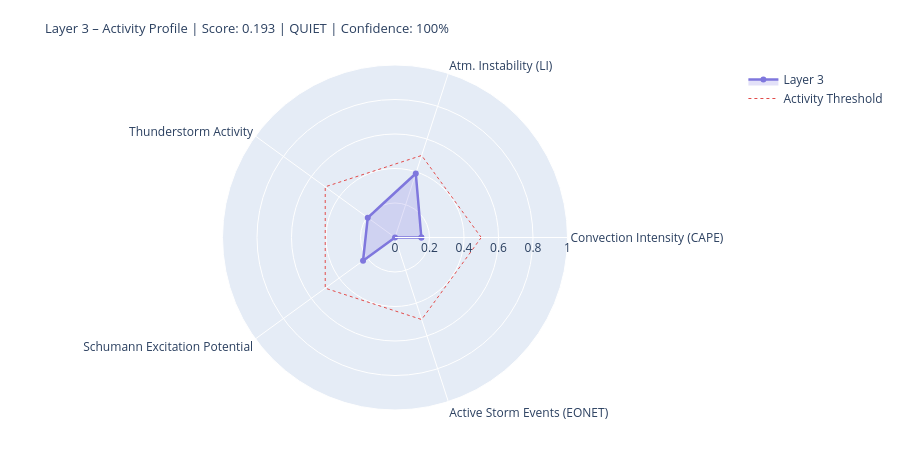

Notebook cell for this chart:
### Markdown cell above
---
## 4. State Assessment & Handoff to Layer 4/5

### Code cell
# ============================================================
# LAYER-3-SCORE
# Five dynamic components
# ============================================================

def norm(v, lo, hi):
    if v is None or (isinstance(v, float) and math.isnan(v)): return None
    return round(max(0.0, min(1.0, (v - lo) / (hi - lo))), 4)

# --- 1) Convection intensity (global CAPE mean) ---
cape_mean = df_atm['cape'].dropna().mean() if not df_atm.empty else None
conv_score = norm(cape_mean, 0, 3000)
conv_src   = 'primary' if cape_mean is not None else 'missing'

# --- 2) Atmospheric instability (LI mean) ---
li_mean   = df_atm['li'].dropna().mean() if not df_atm.empty else None
# Negative LI = unstable → higher score
instab_score = norm(-li_mean if li_mean is not None else None, -6, 6)
instab_src   = 'primary' if li_mean is not None else 'missing'

# --- 3) Thunderstorm activity (mean thunder score + WMO count) ---
thunder_mean = df_atm['thunder_score'].mean() if not df_atm.empty else None
n_thunder    = int(df_atm['thunderstorm'].sum()) if not df_atm.empty else 0
thunder_score_val = norm(
    (thunder_mean or 0) * 0.7 + n_thunder * 0.1, 0, 1.0
) if thunder_mean is not None else None
thunder_src = 'primary'

# --- 4) Schumann excitation potential (weighted Schumann contribution) ---
schumann_pot = df_atm['schumann_contribution'].mean() if not df_atm.empty else None
# Boosted by Layer-2 thunderstorm trigger
if schumann_pot is not None and l2_thunder:
    schumann_pot = min(1.0, schumann_pot * 1.2)
schumann_score = norm(schumann_pot, 0, 1.0) if schumann_pot is not None else None
schumann_src   = 'derived'

# --- 5) Storm activity (NASA EONET) ---
# Distinction: None = data not loaded, 0.0 = loaded but no events
storm_score = None
storm_src   = 'missing'
if raw.get('storms') is not None:          # API reached successfully
    storm_score = norm(len(storm_events), 0, 30) if storm_events else 0.0
    storm_src   = 'primary'

# X-Ray and Kp: context only, not in dynamic score
# (X-Ray = Layer-0/4 driver; Kp = geomagnetic index, not a lightning proxy)
xray_context = None
if raw.get('xray'):
    df_xc = pd.DataFrame(raw['xray'])
    fc = next((c for c in df_xc.columns
               if any(k in c.lower() for k in ['flux','long']) and 'time' not in c.lower()),
              df_xc.columns[1])
    df_xc[fc] = pd.to_numeric(df_xc[fc], errors='coerce')
    xray_last = df_xc[fc].dropna().iloc[-1] if not df_xc[fc].dropna().empty else None
    if xray_last:
        xray_class = ('X' if xray_last>=1e-4 else 'M' if xray_last>=1e-5
                      else 'C' if xray_last>=1e-6 else 'B')
        xray_context = {'flux': float(xray_last), 'class': xray_class}
        print(f'X-Ray context: {xray_class}-class ({xray_last:.2e} W/m²)')

# --- Aggregate ---
COMPONENTS = {
    'Convection Intensity (CAPE)':  {'score': conv_score,       'source': conv_src,    'dynamic': True},
    'Atm. Instability (LI)':         {'score': instab_score,     'source': instab_src,  'dynamic': True},
    'Thunderstorm Activity':              {'score': thunder_score_val, 'source': thunder_src, 'dynamic': True},
    'Schumann Excitation Potential':   {'score': schumann_score,   'source': schumann_src,'dynamic': True},
    'Active Storm Events (EONET)': {'score': storm_score,      'source': storm_src,   'dynamic': True},
}

available   = {k: v['score'] for k, v in COMPONENTS.items() if v['score'] is not None}
unavailable = [k for k, v in COMPONENTS.items() if v['score'] is None]
layer3_score = round(sum(available.values()) / len(available), 4) if available else None
confidence   = round(len(available) / len(COMPONENTS), 2)
level = ('unknown' if layer3_score is None
         else 'quiet'   if layer3_score < 0.3
         else 'moderate' if layer3_score < 0.6
         else 'active')
dominant_l3 = max(available, key=available.get) if available else 'none'

# --- Ausgabe ---
W = 68
print('=' * W)
print('LAYER 3 – ATMOSPHERE / WEATHER / THUNDERSTORMS – STATE ASSESSMENT')
print('=' * W)
for name, comp in COMPONENTS.items():
    s = comp['score']
    if s is not None:
        bar = '█' * int(s * 20) + '░' * (20 - int(s * 20))
        print(f'  {name:<36} {bar}  {s:.3f}  [{comp["source"]}]')
    else:
        print(f'  {name:<36} {"─" * 20}  n/a   [missing]')
print('-' * W)
print(f'  Score:        {layer3_score:.3f}  ({len(available)}/{len(COMPONENTS)} components)')
print(f'  Confidence:   {confidence:.0%}')
print(f'  Level:        {level.upper()}')
print(f'  Dominant:     {dominant_l3}')
print(f'  CAPE mean:    {cape_mean:.0f} J/kg' if cape_mean else '  CAPE mean:    n/a')
print(f'  LI mean:      {li_mean:.1f} K' if li_mean is not None else '  LI mean:      n/a')
print(f'  Thunderstorms:{n_thunder} points (WMO)  +  {len(storm_events)} NASA EONET')
print('=' * W)

# Radar
cats   = list(available.keys())
vals_r = list(available.values())
if len(cats) >= 3:
    fig = go.Figure()
    fig.add_trace(go.Scatterpolar(
        r=vals_r + [vals_r[0]], theta=cats + [cats[0]],
        fill='toself', fillcolor='rgba(127,119,221,0.22)',
        line=dict(color='#7F77DD', width=2.5), name='Layer 3'
    ))
    fig.add_trace(go.Scatterpolar(
        r=[0.5] * (len(cats)+1), theta=cats + [cats[0]],
        line=dict(color='#E24B4A', dash='dot', width=1),
        mode='lines', name='Activity Threshold'
    ))
    fig.update_layout(
        title=dict(
            text=f'Layer 3 – Activity Profile | Score: {layer3_score:.3f} | {level.upper()} | Confidence: {confidence:.0%}',
            font=dict(size=13)
        ),
        polar=dict(radialaxis=dict(visible=True, range=[0, 1])),
        height=450, showlegend=True,
        margin=dict(l=60, r=60, t=65, b=40)
    )
    fig.show()

### Figure 1 — Plotly figure (JSON) as saved in the notebook; plotly's stock layout.template omitted (floating-point values rounded to 4 significant figures)
{"data": [{"fill": "toself", "fillcolor": "rgba(127,119,221,0.22)", "line": {"color": "#7F77DD", "width": 2.5}, "name": "Layer 3", "r": [0.1527, 0.39, 0.1952, 0.229, 0.0, 0.1527], "theta": ["Convection Intensity (CAPE)", "Atm. Instability (LI)", "Thunderstorm Activity", "Schumann Excitation Potential", "Active Storm Events (EONET)", "Convection Intensity (CAPE)"], "type": "scatterpolar"}, {"line": {"color": "#E24B4A", "dash": "dot", "width": 1}, "mode": "lines", "name": "Activity Threshold", "r": [0.5, 0.5, 0.5, 0.5, 0.5, 0.5], "theta": ["Convection Intensity (CAPE)", "Atm. Instability (LI)", "Thunderstorm Activity", "Schumann Excitation Potential", "Active Storm Events (EONET)", "Convection Intensity (CAPE)"], "type": "scatterpolar"}], "layout": {"height": 450, "margin": {"b": 40, "l": 60, "r": 60, "t": 65}, "polar": {"radialaxis": {"range": [0, 1], "visible": true}}, "showlegend": true, "title": {"font": {"size": 13}, "text": "Layer 3 – Activity Profile | Score: 0.193 | QUIET | Confidence: 100%"}}}
